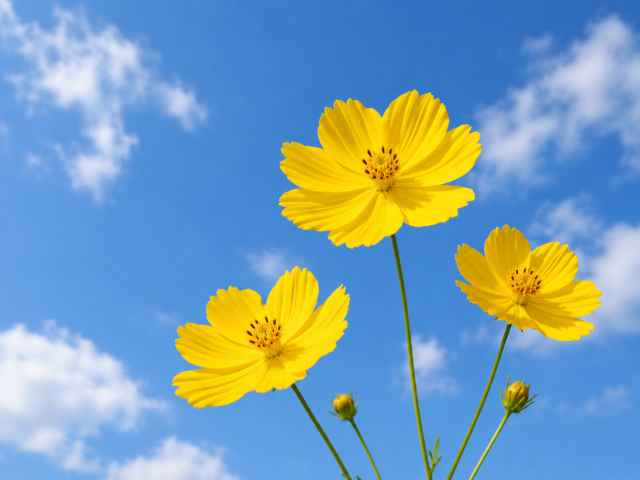
#> input picture Chapter02/flower.png, 640 x 480 px
$ python 02-02_hsv_color_extraction.py
#> lines starting #> are read from the running program, lines starting #| are printed output that depends on the picture; after the words box and inside, x2 and y2 are one past the last pixel; in counts of white or black regions, pixels touching at a corner belong together
import cv2
import numpy as np

img = cv2.imread("flower.png")
#> img is the input picture: shape (480, 640, 3); mean B, G, R 181.6, 159.8, 122.5
hsv = cv2.cvtColor(img, cv2.COLOR_BGR2HSV)
#> hsv: shape (480, 640, 3); mean H, S, V 92.7, 156.3, 219.1

# 黄色の範囲を指定（Hueは黄色付近の20〜40）
lower = np.array([20, 50, 50])
upper = np.array([40, 255, 255])

# マスク画像を作成し，元画像に適用
mask = cv2.inRange(hsv, lower, upper)
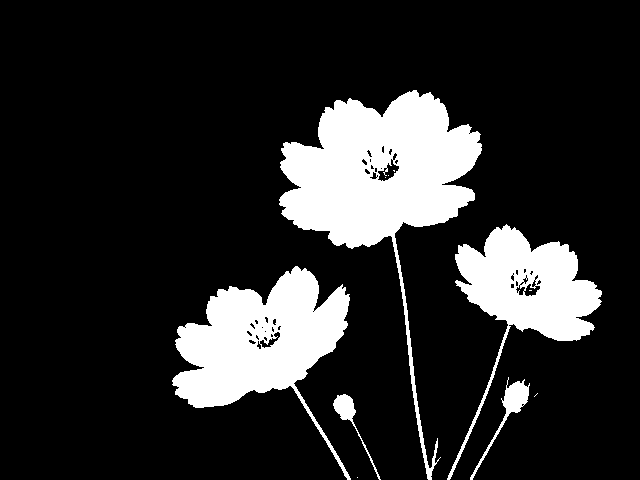
#> mask: shape (480, 640); 16.5% white; 11 white regions (6 under 20 px), largest, box (x1, y1, x2, y2) and area: (279, 90, 482, 480) 22657, (172, 266, 351, 480) 15644, (447, 224, 602, 480) 10952, (470, 377, 530, 480) 853, (333, 394, 381, 480) 544
result = cv2.bitwise_and(img, img, mask=mask)
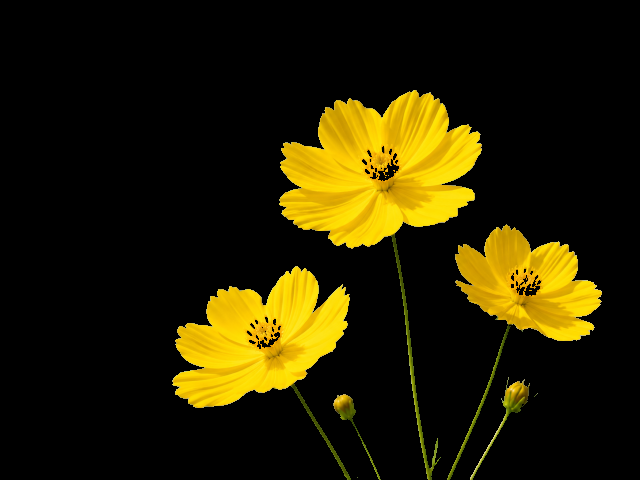
#> result: shape (480, 640, 3); mean B, G, R 1.1, 31.4, 38

cv2.imwrite("flower_yellow.jpg", result)

$ run again, with Chapter02/person_green.png copied over Chapter02/flower.png
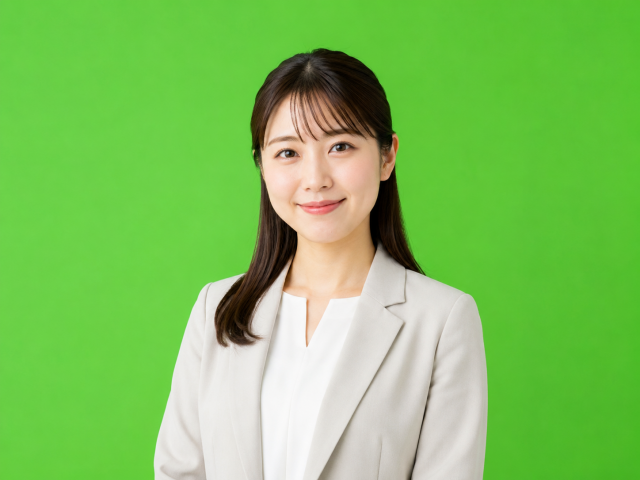
#> input picture Chapter02/person_green.png, 640 x 480 px
#> img is the input picture: shape (480, 640, 3); mean B, G, R 92.1, 194.3, 125.6
#> hsv: shape (480, 640, 3); mean H, S, V 42, 141, 198
#> `mask = cv2.inRange(hsv, lower, upper)`:
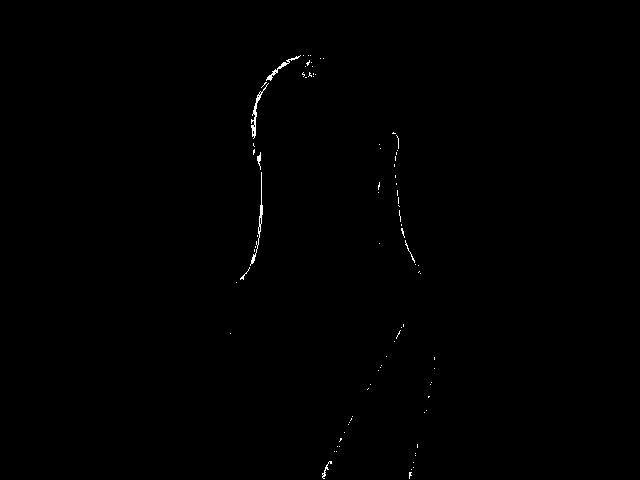
#> mask: shape (480, 640); 0.26% white in thin lines or dots, all inside (x1, y1, x2, y2) = (230, 55, 435, 479)
